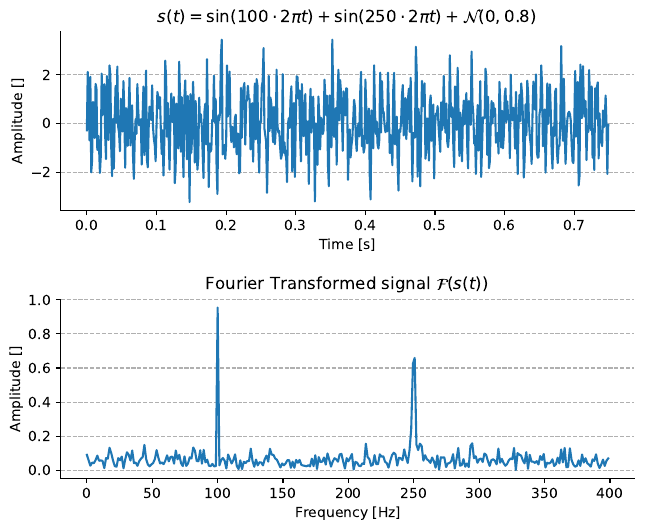

This chart was generated by the following Python code:
"""
Example fetched from scipy documentation. Some changes added.
https://docs.scipy.org/doc/scipy/reference/tutorial/fft.html
"""

import numpy as np
import matplotlib.pyplot as plt
from matplotlib.gridspec import GridSpec
from scipy.fft import fft, fftfreq

# custom masters utils
import utils.plotter as pf


N = 600
T = 1.0 / 800.0
x = np.linspace(0.0, N*T, N, endpoint=False)
y = np.sin(100 * 2.0*np.pi*x) + np.sin(250 * 2.0*np.pi*x)
y += np.random.normal(0,0.8,N) # add some noise

# apply FFT
yf = fft(y)
xf = fftfreq(N, T)[:N//2]

fig = plt.figure(figsize=(7.4, 5.8))
gs = GridSpec(2, 1) # (nrows, ncols)
gs.update(wspace = 0.5, hspace = 0.5)

ax = fig.add_subplot(gs[0,:])
pf.remove_axis_junk(ax, lines=['right', 'top'])
ax.plot(x, y)
ax.grid(axis="y", linestyle="--")
ax.set_xlabel("Time [s]")
ax.set_ylabel("Amplitude []")
ax.set_title("$s(t) = \sin(100 \cdot 2\pi t) + \sin(250 \cdot 2\pi t) + \mathcal{N}(0, 0.8)$")

ax = fig.add_subplot(gs[1,:])
pf.remove_axis_junk(ax, lines=['right', 'top'])
ax.plot(xf, 2.0/N * np.abs(yf[0:N//2]))
ax.grid(axis="y", linestyle="--")
ax.set_xlabel("Frequency [Hz]")
ax.set_ylabel("Amplitude []")
ax.set_title("Fourier Transformed signal $\mathcal{F}(s(t))$")

fig.savefig("fourier_example.pdf", bbox_inches='tight')
print("fourier_example.pdf saved.")
plt.close(fig)
